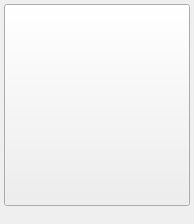
<?xml version="1.0" encoding="UTF-8"?>
<ui version="4.0">
 <class>LaunchWidgetClass</class>
 <widget class="VxWidgetBase" name="LaunchWidgetClass">
  <property name="geometry">
   <rect>
    <x>0</x>
    <y>0</y>
    <width>194</width>
    <height>224</height>
   </rect>
  </property>
  <property name="windowTitle">
   <string>Form</string>
  </property>
  <layout class="QGridLayout" name="gridLayout">
   <property name="leftMargin">
    <number>2</number>
   </property>
   <property name="topMargin">
    <number>2</number>
   </property>
   <property name="rightMargin">
    <number>2</number>
   </property>
   <property name="bottomMargin">
    <number>2</number>
   </property>
   <property name="spacing">
    <number>0</number>
   </property>
   <item row="0" column="0">
    <widget class="QFrame" name="frame">
     <property name="frameShape">
      <enum>QFrame::NoFrame</enum>
     </property>
     <property name="frameShadow">
      <enum>QFrame::Plain</enum>
     </property>
     <layout class="QVBoxLayout" name="verticalLayout">
      <property name="spacing">
       <number>0</number>
      </property>
      <property name="leftMargin">
       <number>2</number>
      </property>
      <property name="topMargin">
       <number>2</number>
      </property>
      <property name="rightMargin">
       <number>2</number>
      </property>
      <property name="bottomMargin">
       <number>2</number>
      </property>
      <item>
       <widget class="VxPushButton" name="m_LaunchButton">
        <property name="sizePolicy">
         <sizepolicy hsizetype="Expanding" vsizetype="Expanding">
          <horstretch>0</horstretch>
          <verstretch>0</verstretch>
         </sizepolicy>
        </property>
        <property name="sizeIncrement">
         <size>
          <width>0</width>
          <height>0</height>
         </size>
        </property>
        <property name="baseSize">
         <size>
          <width>0</width>
          <height>0</height>
         </size>
        </property>
        <property name="text">
         <string notr="true"/>
        </property>
       </widget>
      </item>
      <item>
       <widget class="VxLabel" name="m_LauchLabel">
        <property name="sizePolicy">
         <sizepolicy hsizetype="Expanding" vsizetype="Preferred">
          <horstretch>0</horstretch>
          <verstretch>0</verstretch>
         </sizepolicy>
        </property>
        <property name="text">
         <string notr="true"/>
        </property>
        <property name="scaledContents">
         <bool>false</bool>
        </property>
        <property name="alignment">
         <set>Qt::AlignHCenter|Qt::AlignTop</set>
        </property>
        <property name="wordWrap">
         <bool>true</bool>
        </property>
       </widget>
      </item>
     </layout>
    </widget>
   </item>
  </layout>
 </widget>
 <customwidgets>
  <customwidget>
   <class>VxPushButton</class>
   <extends>QPushButton</extends>
   <header>VxPushButton.h</header>
  </customwidget>
  <customwidget>
   <class>VxWidgetBase</class>
   <extends>QWidget</extends>
   <header location="global">VxWidgetBase.h</header>
   <container>1</container>
  </customwidget>
  <customwidget>
   <class>VxLabel</class>
   <extends>QLabel</extends>
   <header>VxLabel.h</header>
  </customwidget>
 </customwidgets>
 <resources/>
 <connections/>
</ui>
